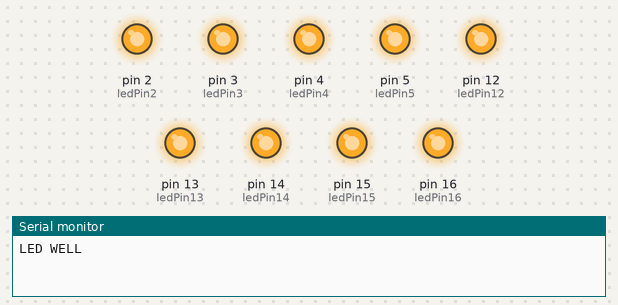
The sketch below on a simulated Arduino Uno, built with avr-gcc and run on an emulated ATmega328P. Shown: output pins drawn as LEDs (lit = HIGH), the last lines printed to the serial monitor. Pins used as bus, display or sensor lines are not drawn.

Above: at 0.5 s.
At 3.5 s:
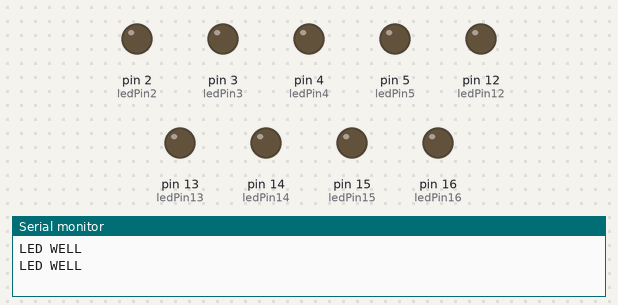
Timing chart, 0 to 4.6 s (numbered marks = the images above):
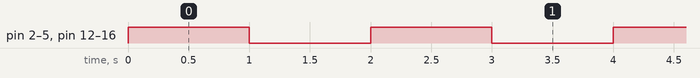

Measured:
- by itself, pin 2 (ledPin2), pin 3 (ledPin3), pin 4 (ledPin4), pin 5 (ledPin5), pin 12 (ledPin12), pin 13 (ledPin13), pin 14 (ledPin14), pin 15 (ledPin15), pin 16 (ledPin16): alternates HIGH for 1.0 s and LOW for 1.0 s

The sketch:

esp8266_pin_test_with_LED.ino
```cpp
//숫자로 할 시에 GPIO 기준으로 작동

#define ledPin0 0 // 작동 함
#define ledPin1 1 //작동 함
#define ledPin2 2 //작동 함
#define ledPin3 3 //작동 안함
#define ledPin4 4 //작동 함
#define ledPin5 5 //작동 함
//#define ledPin 6
//#define ledPin 7
//#define ledPin 8
//#define ledPin 9
//#define ledPin 10
//#define ledPin 11
#define ledPin12 12 //작동 함
#define ledPin13 13 //작동 함
#define ledPin14 14 //작동 함
#define ledPin15 15 //작동 함
#define ledPin16 16 //작동 함
void setup(){
    Serial.begin(115200);

    pinMode(ledPin0, OUTPUT);
    pinMode(ledPin1, OUTPUT);
    pinMode(ledPin2, OUTPUT);
    pinMode(ledPin3, OUTPUT);
    pinMode(ledPin4, OUTPUT);
    pinMode(ledPin5, OUTPUT);
    pinMode(ledPin12, OUTPUT);
    pinMode(ledPin13, OUTPUT);
    pinMode(ledPin14, OUTPUT);
    pinMode(ledPin15, OUTPUT);
    pinMode(ledPin16, OUTPUT);
}
void loop(){
    Serial.println("LED WELL");

    digitalWrite(ledPin0, HIGH);    // set the LED on
    digitalWrite(ledPin1, HIGH);    // set the LED on
    digitalWrite(ledPin2, HIGH);    // set the LED on
    digitalWrite(ledPin3, HIGH);    // set the LED on
    digitalWrite(ledPin4, HIGH);    // set the LED on
    digitalWrite(ledPin5, HIGH);    // set the LED on
    digitalWrite(ledPin12, HIGH);    // set the LED on
    digitalWrite(ledPin13, HIGH);    // set the LED on
    digitalWrite(ledPin14, HIGH);    // set the LED on
    digitalWrite(ledPin15, HIGH);    // set the LED on
    digitalWrite(ledPin16, HIGH);    // set the LED on

    delay(1000); // waits for a second

    digitalWrite(ledPin0, LOW);    // set the LED on
    digitalWrite(ledPin1, LOW);    // set the LED on
    digitalWrite(ledPin2, LOW);    // set the LED on
    digitalWrite(ledPin3, LOW);    // set the LED on
    digitalWrite(ledPin4, LOW);    // set the LED on
    digitalWrite(ledPin5, LOW);    // set the LED on
    digitalWrite(ledPin12, LOW);    // set the LED on
    digitalWrite(ledPin13, LOW);    // set the LED on
    digitalWrite(ledPin14, LOW);    // set the LED on
    digitalWrite(ledPin15, LOW);    // set the LED on
    digitalWrite(ledPin16, LOW);    // set the LED on

    delay(1000); // waits for a second
}
```
